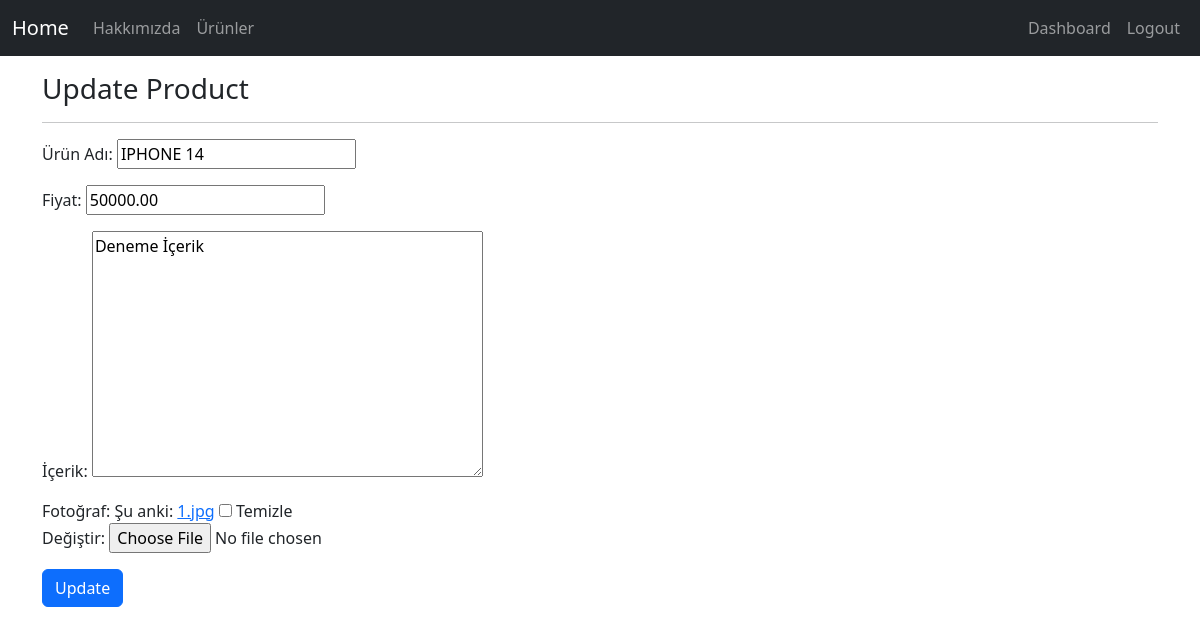
Page /products/update/6 (signed in) on the committed database.
### product/models.py (models this page shows, shortened)
class Product(models.Model):
    seller = models.ForeignKey("auth.User", on_delete = models.CASCADE, verbose_name = "Satıcı") # User silindiğinde ona ait olanlarda silinir.
    title = models.CharField(max_length = 50, verbose_name = "Ürün Adı")
    price = models.DecimalField(max_digits=10, decimal_places=2, verbose_name="Fiyat")
    content = models.TextField(verbose_name = "İçerik")
    created_date = models.DateTimeField(auto_now_add = True, verbose_name = "Oluşturulma Tarihi") # Eklenme Tarihi
    product_image = models.FileField(blank=True, null=True, verbose_name = "Fotoğraf")
    class Meta:
        ordering = ['-created_date']

### product/views.py (the view)
# urls.py: path("update/<int:id>", views.updateProduct, name="update"),
@login_required(login_url="user:login")
def updateProduct(request, id):
    product = get_object_or_404(Product, id=id)
    form = ProductForm(request.POST or None, request.FILES or None, instance=product)
    if form.is_valid():
        product = form.save(commit=False)
        product.seller = request.user
        product.save()
        messages.success(request,"Ürün başarıyla güncellendi.")
        return redirect("product:dashboard")
    return render(request, "update.html", {"form":form})

### product/forms.py
class ProductForm(forms.ModelForm):
    class Meta:
        model = Product
        fields = ["title","price","content","product_image"]

### templates/update.html (shortened to what this page needs)
{% extends "layout.html" %}
{% block body %}
<h3>Update Product</h3>
<hr>
<form method = "post" enctype="multipart/form-data">
    {{form.as_p}}
    <button type="submit" class="btn btn-primary">Update</button>
</form>
{% endblock body %}

### rows in the picture
Product: title "IPHONE 14", price "50000.00", content "Deneme İçerik"
